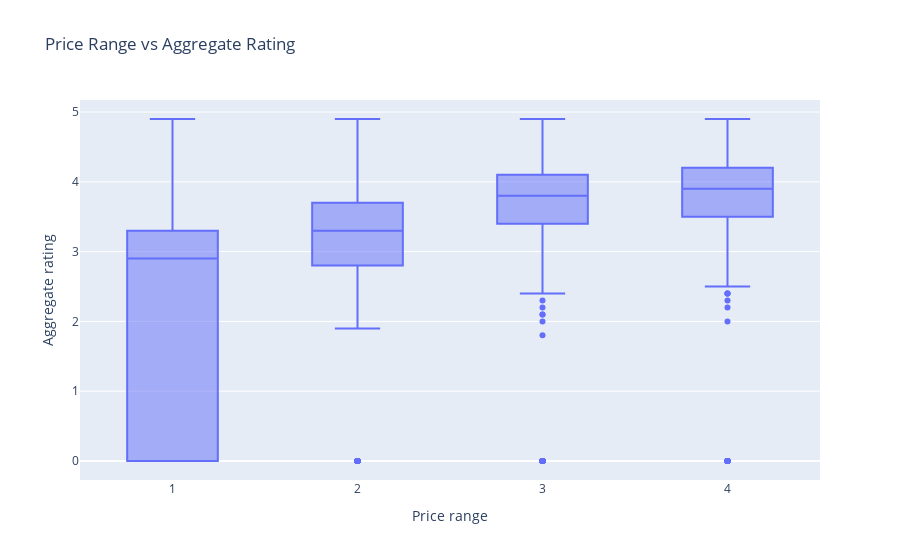

Notebook code for this chart:
### Code cell
fig = px.box(
    df,
    x="Price range",
    y="Aggregate rating",
    title="Price Range vs Aggregate Rating"
)

fig.show()

### Figure 1 — Plotly figure (JSON) as saved in the notebook; plotly's stock layout.template omitted (floating-point values rounded to 4 significant figures; data arrays with more than 128 entries replaced by an {"elided": "..."} marker saying what was removed)
{"data": [{"alignmentgroup": "True", "hovertemplate": "Price range=%{x}<br>Aggregate rating=%{y}<extra></extra>", "legendgroup": "", "marker": {"color": "#636efa"}, "name": "", "notched": false, "offsetgroup": "", "orientation": "v", "showlegend": false, "type": "box", "x": {"elided": "9551 int values"}, "x0": " ", "xaxis": "x", "y": {"elided": "9551 float values"}, "y0": " ", "yaxis": "y"}], "layout": {"boxmode": "group", "legend": {"tracegroupgap": 0}, "title": {"text": "Price Range vs Aggregate Rating"}, "xaxis": {"anchor": "y", "domain": [0, 1], "title": {"text": "Price range"}}, "yaxis": {"anchor": "x", "domain": [0, 1], "title": {"text": "Aggregate rating"}}}}
